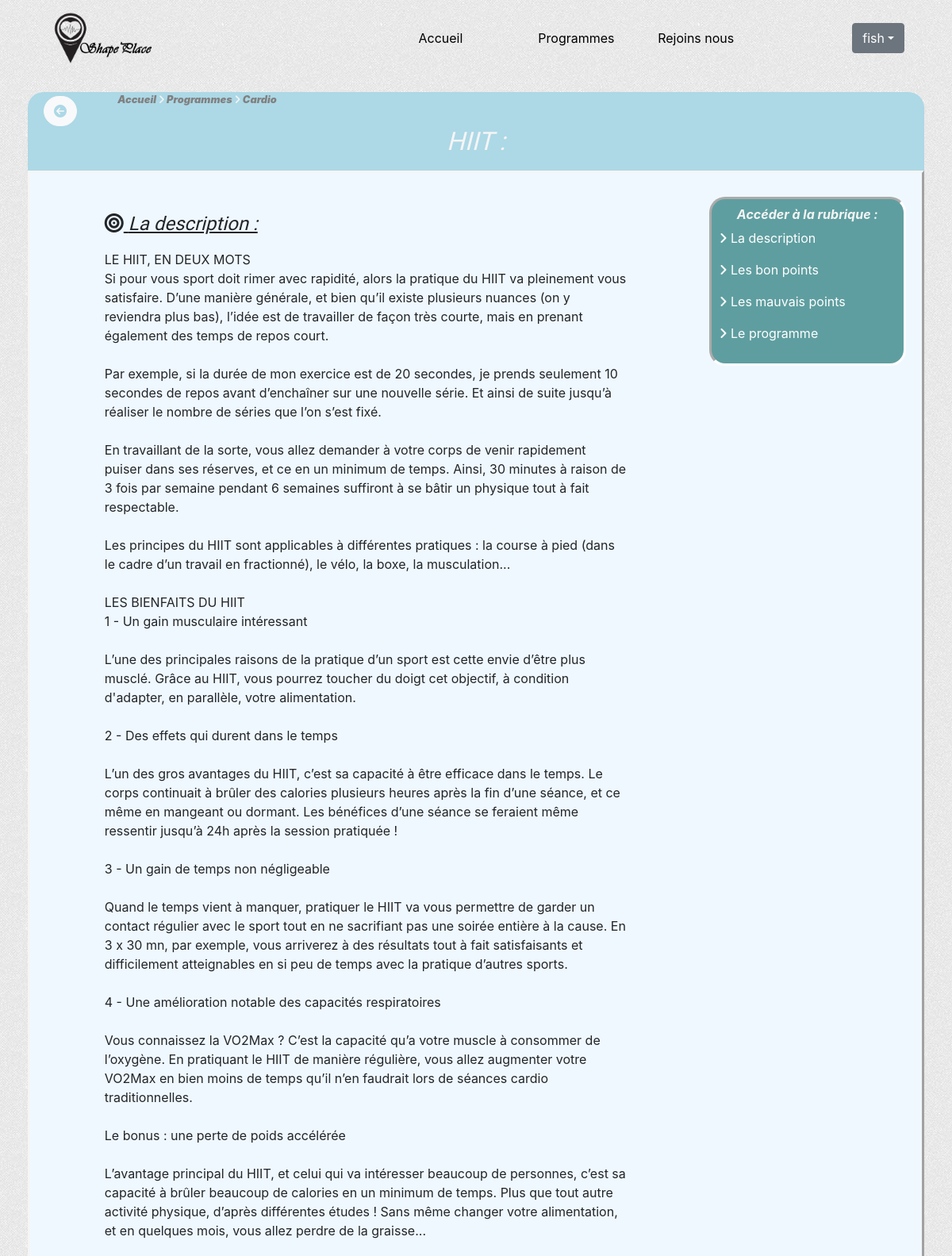
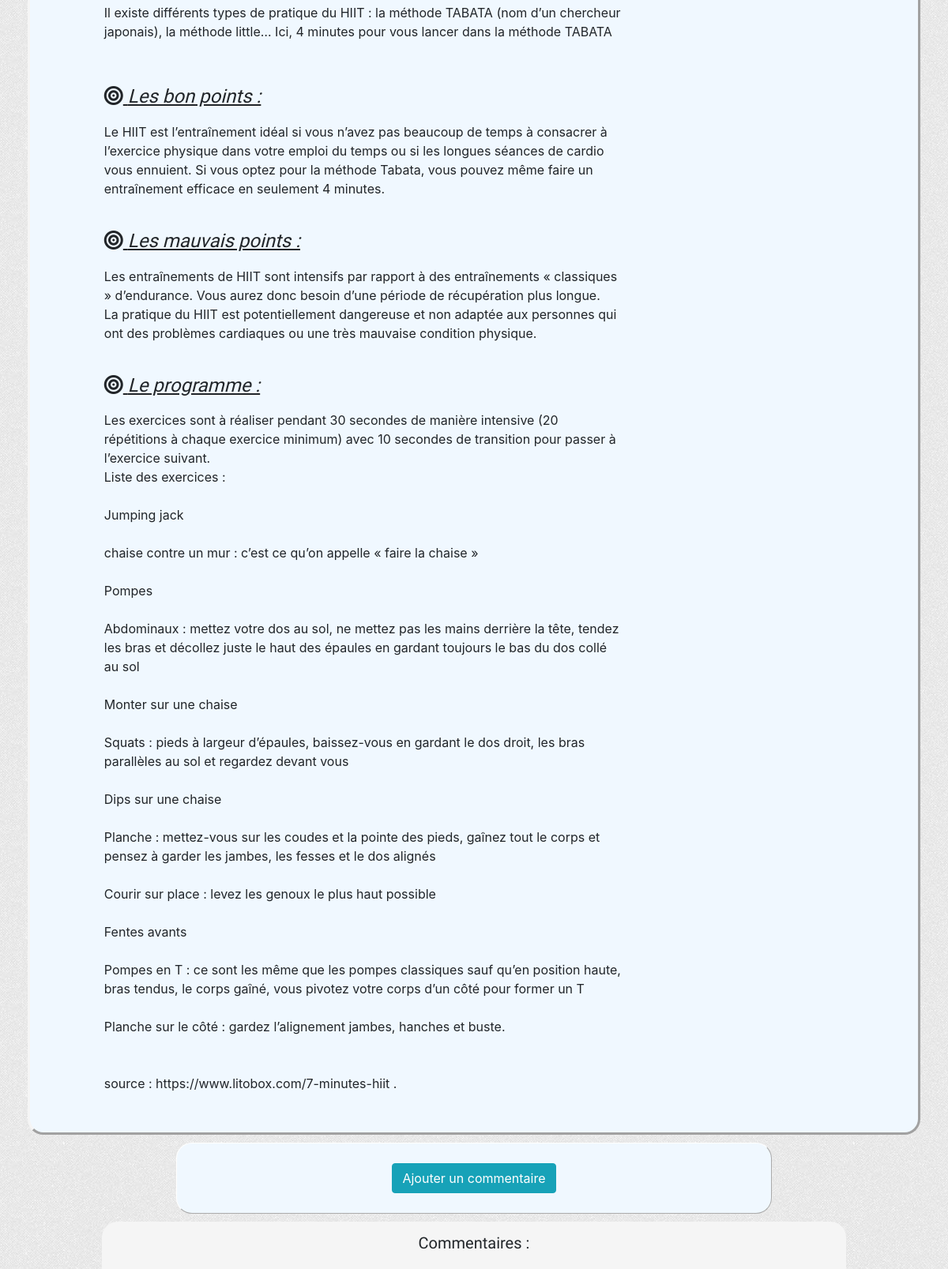
The page /index.php?action=program&id=1&section=1 (signed in, upper part) on the database its author committed (2 pictures, top to bottom).
### tables this page shows
CREATE TABLE IF NOT EXISTS `section` (
  `id` int(11) NOT NULL AUTO_INCREMENT,
  `name` varchar(255) NOT NULL,
  `extract` varchar(255) NOT NULL,
  `content` text NOT NULL,
  PRIMARY KEY (`id`)
);

CREATE TABLE IF NOT EXISTS `program` (
  `id` int(11) NOT NULL AUTO_INCREMENT,
  `id_section` int(11) NOT NULL,
  `name` varchar(255) NOT NULL,
  `extract` varchar(255) NOT NULL,
  `description` text,
  `good_point` text,
  `bad_point` text,
  `program` text,
  `date_added` datetime NOT NULL DEFAULT CURRENT_TIMESTAMP,
  PRIMARY KEY (`id`),
  KEY `id_section` (`id_section`)
);

### controller/frontend/ProgramController.php (called while the page is built, shortened)
<?php
require_once ('model/ProgramManager.php');
require_once ('model/SectionManager.php');
Class ProgramController
{
	public function showProgram($idSection,$idProgram)
	{
		$programManager = new Cornelissen\Shapeplace\Model\ProgramManager();
		$sectionManager = new Cornelissen\Shapeplace\Model\SectionManager();
		$section = $sectionManager->getSection($idSection);
		$program = $programManager->getProgram($idProgram);
		require('view/frontend/programView.php');
	}
}

### model/ProgramManager.php (called while the page is built, shortened)
<?php
Class ProgramManager extends Manager
{
	public function getProgram($idProgram)
	{
		$db = $this->dbConnect();
		$req = $db->prepare('SELECT * FROM program WHERE id = ?');
		$req->execute(array($idProgram));
		$program = $req->fetch();
		return $program;
	}
}

### model/SectionManager.php (called while the page is built, shortened)
<?php
Class SectionManager extends Manager
{
	public function getSection($idSection)
	{
		$db = $this->dbConnect();
		$req = $db->prepare('SELECT * FROM section WHERE id = ?');
		$req->execute(array($idSection));
		$section = $req->fetch();
		return $section;
	}
}

### view/frontend/programView.php (the view, shortened to what this page needs)
<div class="row">
	<div class="col-lg-12 cadreTitle">
		<div class="row">
			<div class="col-lg-1 backListProgram">
				<a href="index.php?action=list&amp;id=<?= $program['id_section'] ?>" class="btn btn-light"><i class="fas fa-arrow-circle-left"></i></a>
			</div>
			<div class="col-lg-6 accessCategory">
				<p>
					<a href="index.php">Accueil</a>
					<i class="fas fa-angle-right"></i>
					<a href="index.php?action=section">Programmes</a>
					<i class="fas fa-angle-right"></i>
					<a href="index.php?action=list&amp;id=<?=$section['id']?>"><?=$section['name']?></a>
				</p>
			</div>
		</div>
		<div class='row'>
			<div class="offset-lg-3 col-lg-6">
				<h2 class="titreProgram"><?= $program['name'] ?> : </h2>
			</div>
		</div>
	</div>
</div>
<div class="row">
	<div class="col-lg-12 content">
		<div class="row">
			<div class="col-lg-9">
				<div class="row">
					<div class="offset-lg-1 col-lg-10">
					<?php if (isset($program['description']))
					{
					?>
						<div class="contentProgram">
							<h4 id="description"><i class="fas fa-bullseye"></i> La description : </h4>
							<p><?= nl2br($program['description']) ?></p>
						</div>
					<?php
					}
					if (isset($program['good_point']))
					{
					?>
						<div class="contentProgram">
							<h4 id="goodPoint"><i class="fas fa-bullseye"></i> Les bon points : </h4>
							<?= nl2br($program['good_point']) ?>
						</div>
					<?php
					}
					if (isset($program['bad_point']))
					{
					?>
						<div class="contentProgram">
							<h4 id="badPoint"><i class="fas fa-bullseye"></i> Les mauvais points : </h4>
							<?= nl2br($program['bad_point']) ?>
						</div>
					<?php
					}
					if (isset($program['program']))
					{
					?>
						<div class="contentProgram">
							<h4 id="program"><i class="fas fa-bullseye"></i> Le programme : </h4>
							<?= nl2br($program['program']) ?>
						</div>
					<?php
					}
					?>
					</div>
				</div>
			</div>
			<div class="col-lg-3 ">
				<nav id="asideProgram">
					<h6>Accéder à la rubrique :</h6>
					<?php if (isset($program['description']))
					{
					?>
						<p><i class="fas fa-angle-right"></i><a href="#description"> La description </a></p>
					<?php
					}
					if (isset($program['good_point']))
					{
					?>
						<p><i class="fas fa-angle-right"></i><a href="#goodPoint"> Les bon points </a></p>
					<?php
					}
					if (isset($program['bad_point']))
					{
					?>
						<p><i class="fas fa-angle-right"></i><a href="#badPoint"> Les mauvais points </a></p>
					<?php
					}
					if (isset($program['program']))
					{
					?>
						<p><i class="fas fa-angle-right"></i><a href="#program"> Le programme </a></p>
					<?php
					}
					?>
				</nav>
			</div>
		</div>
	</div>
</div>
<div class="row">
	<div class="offset-lg-2 col-lg-8 formComment">
		<div class="row">
			<div class="offset-lg-4 col-lg-4">
				<button type="button" id="enableFormComment" class="btn btn-info">Ajouter un commentaire</button>
			</div>
		</div>
	</div>
</div>
<div class="row">
	<div class="offset-lg-1 col-lg-10 cadreComment">
		<div class="titleComment">
			<h5> Commentaires : </h5>
		</div>
	</div>
</div>
<?php
require('template.php');
?>

### public/css/style.css (style rules this page uses)
body { background: url('../images/light_toast.png'); }
.cadreTitle { margin : 20px 0 0 0; border-top-right-radius : 20px; border-top-left-radius : 20px; background: lightblue; }
.backSection a , .backListProgram a { margin-top: 5px; border-radius: 20px; color : lightblue; }
.titreSection, .titreProgram { text-align: center; font-style: italic; color: whitesmoke; padding-bottom: 10px; font-family: 'Mansalva', cursive; }
.accessCategory { text-align: left; font-style: italic; color: whitesmoke; font-weight: 900; font-size: 0.8em; }
.accessCategory a { text-decoration: none; color: grey; }
.content,.contentSection { padding: 30px 0 30px 0; background: aliceblue; border-bottom-right-radius: 20px; border-bottom-left-radius: 20px; border: 3px outset whitesmoke; }
.contentProgram { padding: 20px 0 20px 0; }
.contentProgram h4 { font-family: 'Mansalva', cursive; text-decoration: underline; font-style: italic; padding-bottom: 10px; }
#asideProgram { border:3px inset white; border-radius: 20px; background:cadetblue; color: white; padding: 10px; position: sticky; top: 200px; }
#asideProgram a { text-decoration: none; color: white; }
#asideProgram h6 { text-align: center; font-weight: 700; font-style: italic; color: whitesmoke; }
.formComment { background: aliceblue; border-radius: 20px; border: 1px outset white; margin: 10px 0 10px 0; padding: 25px 0 25px 0; text-align: center; }
.cadreComment { background: whitesmoke; border-radius: 20px; padding: 0 0 10px 0; }
.titleComment { text-align: center; font-family: 'Mansalva', cursive; padding: 15px 0 15px 0; }

### rows shown on the page
section: name "Cardio"
program: name "HIIT", description "LE HIIT, EN DEUX MOTS Si pour vous sport doit rimer avec rapidité, alors la pratique du HIIT va pleinement vous satisfaire. D’une manière générale, et bien qu’il existe plusieurs nuances (on y reviendra plus bas), l’idée est de travailler de façon très courte, mais en prenant également des temps de repos court. Par exemple, si la durée de mon exercice est de 20 secondes, je prends seulement 10 secondes de repos avant d’enchaîner sur une nouvelle série. Et ainsi de suite jusqu’à réaliser le nombre de séries que l’on s’est fixé. En travaillant de la sorte, vous allez demander à votre corps de venir rapidement puiser dans ses réserves, et ce en un minimum de temps. Ainsi, 30 minutes à raison…", good_point "Le HIIT est l’entraînement idéal si vous n’avez pas beaucoup de temps à consacrer à l’exercice physique dans votre emploi du temps ou si les longues séances de cardio vous ennuient. Si vous optez pour la méthode Tabata, vous pouvez même faire un entraînement efficace en seulement 4 minutes.", bad_point "Les entraînements de HIIT sont intensifs par rapport à des entraînements « classiques » d’endurance. Vous aurez donc besoin d’une période de récupération plus longue. La pratique du HIIT est potentiellement dangereuse et non adaptée aux personnes qui ont des problèmes cardiaques ou une très mauvaise condition physique.", program "Les exercices sont à réaliser pendant 30 secondes de manière intensive (20 répétitions à chaque exercice minimum) avec 10 secondes de transition pour passer à l’exercice suivant. Liste des exercices : Jumping jack chaise contre un mur : c’est ce qu’on appelle « faire la chaise » Pompes Abdominaux : mettez votre dos au sol, ne mettez pas les mains derrière la tête, tendez les bras et décollez juste le haut des épaules en gardant toujours le bas du dos collé au sol Monter sur une chaise Squats : pieds à largeur d’épaules, baissez-vous en gardant le dos droit, les bras parallèles au sol et regardez devant vous Dips sur une chaise Planche : mettez-vous sur les coudes et la pointe des pieds,…"

### other values the page prints
$_SESSION['pseudo'] "fish"
